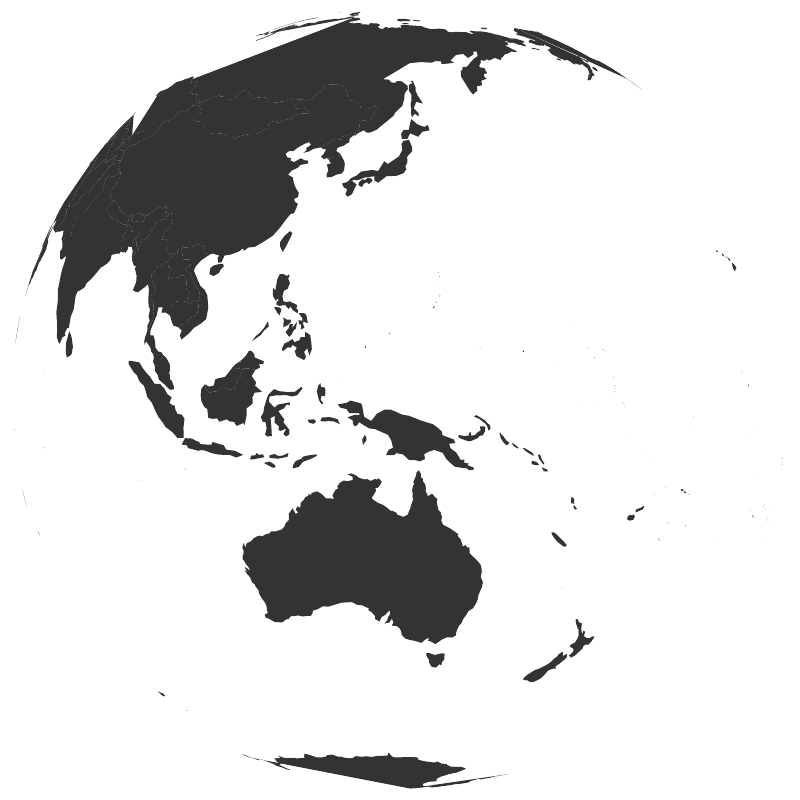

Recreate this plot in R.
################### World map

library(rworldmap)
library(dplyr)
library(ggplot2)
library(geosphere)
library(gpclib)



worldMap <- getMap()
world.points <- fortify(worldMap)
world.points$region <- world.points$id

world.df <- world.points[,c("long","lat","group", "region")]

worldmap <- ggplot() + 
  geom_polygon(data = world.df, aes(x = long, y = lat, group = group)) +
  scale_y_continuous(breaks = (-2:2) * 30) +
  scale_x_continuous(breaks = (-4:4) * 45)

worldmap

pdf("plotGlobe.pdf",w=8,h=8,compress=FALSE)

worldmap <- ggplot() + 
  geom_polygon(data = world.df, aes(x = long, y = lat, group = group)) +
  scale_y_continuous(breaks = (-2:2) * 30) +
  #scale_x_continuous(breaks = (-4:4) * 45) +
  scale_x_continuous(breaks = c(55,100,145,190,-135)) +
  scale_fill_manual(values = "red") +
  coord_map("ortho", orientation=c(0, 140, 0)) +
  theme_bw() +
  theme(panel.border = element_blank(),
        axis.text = element_blank(),
        axis.ticks = element_blank(),
        axis.title = element_blank(),
        panel.grid = element_blank())
worldmap


dev.off()
